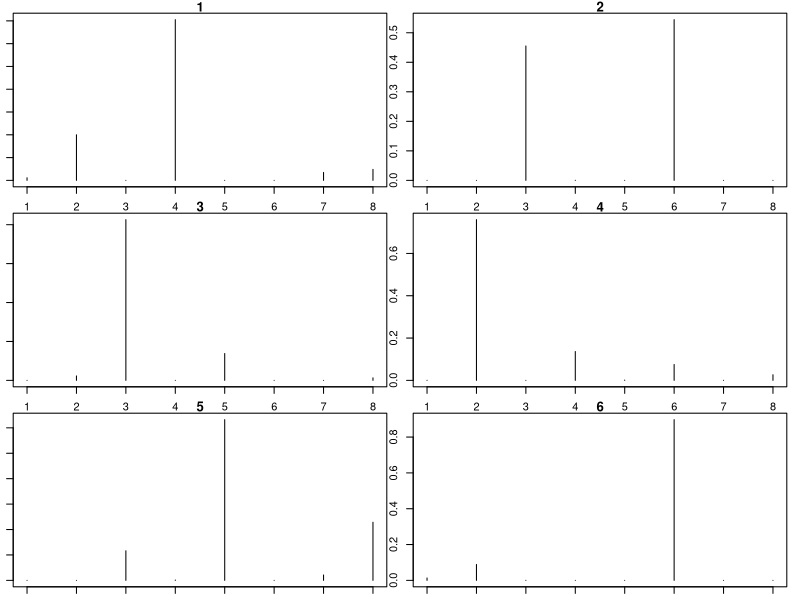
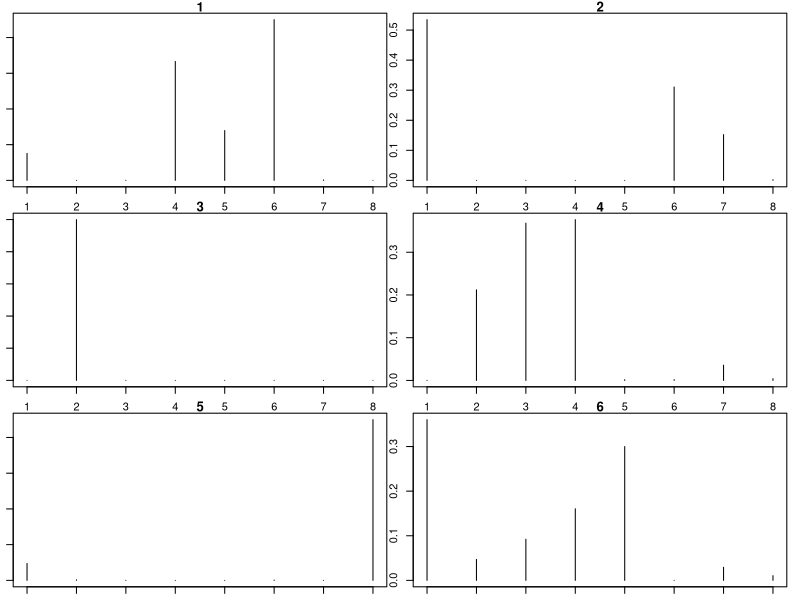

Write R code to recreate these figures, in order. (Note: this script raises an error after producing the figures.)
rm(list=ls(all=TRUE))
library('MCMCpack')
set.seed(6)

#basic settings
nbehavior=6
ncat.data=c(8,8)
ndata.types=length(ncat.data)

#get parameters
phi=list()
for (i in 1:ndata.types){
  phi[[i]]=rdirichlet(nbehavior,rep(0.1,ncat.data[i]))
}
theta.true=theta=rep(1/nbehavior,nbehavior)
phi.true=phi

#look at these parameters
par(mfrow=c(ceiling(nbehavior/2),2),mar=rep(1,4))
for (i in 1:nbehavior) plot(phi.true[[1]][i,],type='h',main=i)
round(apply(phi.true[[1]],2,max),3)

par(mfrow=c(ceiling(nbehavior/2),2),mar=rep(1,4))
for (i in 1:nbehavior) plot(phi.true[[2]][i,],type='h',main=i)
round(apply(phi.true[[2]],2,max),3)

#generate data
nobs=10000
ztmp=rmultinom(nobs,size=1,prob=theta)
z=rep(NA,nobs)
res=matrix(NA,nobs,2)
for (i in 1:nobs){
  z[i]=which(ztmp[,i]==1)
  y1=rmultinom(1,size=1,prob=phi[[1]][z[i],])
  y2=rmultinom(1,size=1,prob=phi[[2]][z[i],])
  res[i,]=c(which(y1==1),which(y2==1))
}
table(z)
colnames(res)=c('y1','y2')
z.true=z

for (i in 1:2){
  print(c(i,length(unique(res[,i]))))
}

#export fake data
setwd('U:\\GIT_models\\mixture_movem')
write.csv(res,'fake data.csv',row.names=F)
